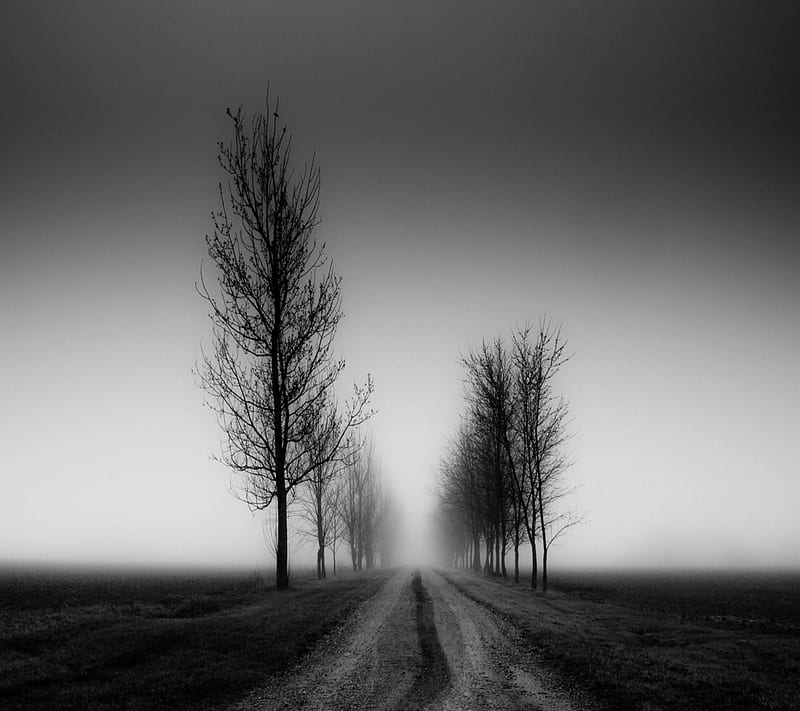
#> input picture computervision/grey.jpg, 800 x 711 px
$ python colorization.py
#> lines starting #> are read from the running program, lines starting #| are printed output that depends on the picture
import cv2

# Read grayscale image
img = cv2.imread("grey.jpg", 0)
#> img is the input picture: shape (711, 800); min 0, max 255, mean 107.3

# Apply a color map
color = cv2.applyColorMap(img, cv2.COLORMAP_JET)
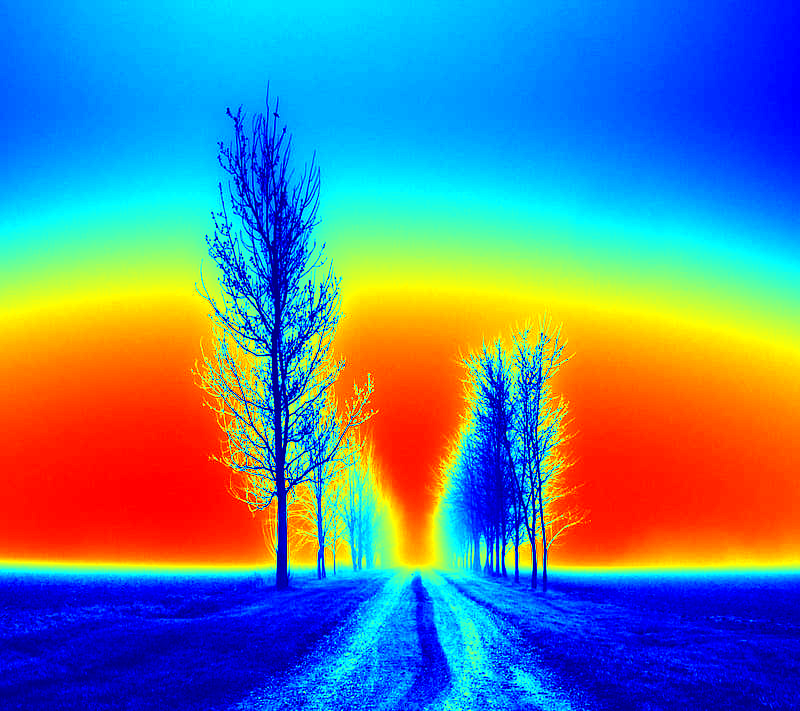
#> color: shape (711, 800, 3); mean B, G, R 153.7, 129.4, 93.2

# Show result
cv2.imshow("Original", img)
cv2.imshow("Colorized", color)

cv2.waitKey(0)
cv2.destroyAllWindows()
